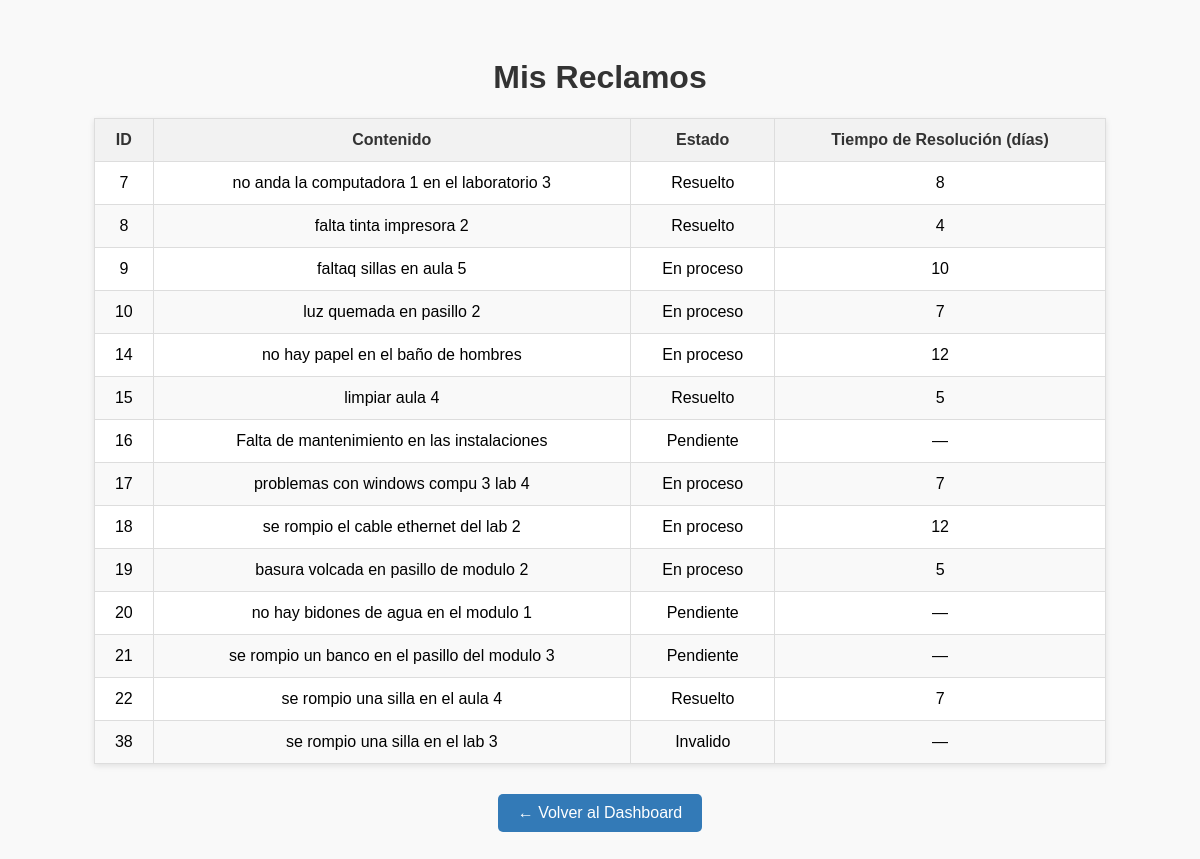
The app's page /mis_reclamos (signed in) with its own data.
### modules/modelos.py (models this page shows)
class ModeloReclamo(Base):
    __tablename__ = 'reclamos'
    id_reclamo = Column(Integer(), primary_key=True)
    id_creador = Column(Integer(), nullable=False)
    estado = Column(String(20), nullable=False)
    contenido = Column(String(1000), nullable=False)
    r_imagen = Column(String(255))
    fecha_y_hora = Column(DateTime, nullable=False, default=func.now())
    departamento = Column(String(50))
    tiempo_en_proceso = Column(Integer())

### server.py (the view)
@app.route('/mis_reclamos')
def mis_reclamos():
    if 'id' not in session:
        flash('Debes iniciar sesión primero', 'warning')
        return redirect(url_for('inicio'))
    id_usuario = session.get('id')
    try:
        reclamos = gestor_reclamos.devolver_reclamos_segun_usuario(id_usuario)
        return render_template("mis_reclamos.html", reclamos=reclamos)
    except Exception as e:
        flash('Error al listar los reclamos: ' + str(e), 'danger')
    return render_template("mis_reclamos.html")

### modules/dominio.py (called while the page is built)
    @property
    def id_reclamo(self):
        return self.__id_reclamo

    @property
    def estado(self):
        return self.__estado

    @property
    def contenido(self):
        return self.__contenido

    @property
    def tiempo_en_proceso(self):
        return self.__tiempo_en_proceso

    @id_reclamo.setter
    def id_reclamo(self, id_reclamo):
        if id_reclamo != None:
            if not isinstance(id_reclamo, int):
                raise ValueError("El id del reclamo debe ser un número entero")
            self.__id_reclamo = id_reclamo
        else:
            self.__id_reclamo = None

    @id_creador.setter
    def id_creador(self, id_creador):
        if id_creador != None:
            if not isinstance(id_creador, int):
                raise ValueError("El id del creador debe ser un número entero")
            self.__id_creador = id_creador
        else:
            self.__id_creador = None

    @estado.setter
    def estado(self, estado):
        estados_validos = ["Pendiente", "En proceso", "Resuelto", "Invalido"]
        if estado not in estados_validos:
            raise ValueError(f"Estado inválido. Debe ser uno de: {', '.join(estados_validos)}.")
        self.__estado = estado

    @fecha_y_hora.setter
    def fecha_y_hora(self, fecha_y_hora):
        if not isinstance(fecha_y_hora, datetime):
            raise ValueError("La fecha y hora debe ser un objeto datetime.")
        self.__fecha_y_hora = fecha_y_hora

    @contenido.setter
    def contenido(self, contenido):
        if not isinstance(contenido, str) or not contenido.strip():
            raise ValueError("El contenido del reclamo no puede estar vacío.")
        self.__contenido = contenido.strip()

    @departamento.setter # Esto tiene que ser de tipo Departamento en vez de str
    def departamento(self, departamento):
        if not isinstance(departamento, str) or not departamento.strip():
            raise ValueError("El departamento no puede estar vacío.")
        self.__departamento = departamento.strip().title()

    @r_imagen.setter
    def r_imagen(self, valor):
        if valor is None:
            self.__r_imagen = None
        elif isinstance(valor, str):
            self.__r_imagen = valor
        else:
            raise ValueError(f"r_imagen debe ser una cadena o None, se recibió {type(valor).__name__}")

### templates/mis_reclamos.html (shortened to what this page needs)
<!DOCTYPE html>
<html lang="es">
<head>
</head>
<body>
    <h1>Mis Reclamos</h1>
    <table>
        <thead>
            <tr>
                <th>ID</th>
                <th>Contenido</th>
                <th>Estado</th>
                <th>Tiempo de Resolución (días)</th>
            </tr>
        </thead>
        <tbody>
            {% for reclamo in reclamos %}
            <tr>
                <td>{{ reclamo.id_reclamo }}</td>
                <td>{{ reclamo.contenido }}</td>
                <td>{{ reclamo.estado }}</td>
                <td>{{ reclamo.tiempo_en_proceso or '—' }}</td>
            </tr>
            {% endfor %}
        </tbody>
    </table>
    <a href="{{ url_for('usuario_final_dashboard') }}" class="btn-volver">← Volver al Dashboard</a>
</body>
</html>

### templates/mis_reclamos.html (style rules this page uses)
body { font-family: Arial, sans-serif; padding: 30px; background-color: #f9f9f9; }
h1 { color: #333; text-align: center; }
table { width: 90%; margin: auto; border-collapse: collapse; box-shadow: 0 2px 6px rgba(0,0,0,0.1); background-color: #fff; }
th, td { padding: 12px; border: 1px solid #ddd; text-align: center; }
th { background-color: #f2f2f2; color: #333; }
tr:nth-child(even) { background-color: #f9f9f9; }
.btn-volver { display: block; margin: 30px auto; text-align: center; padding: 10px 20px; background-color: #337ab7; color: white; text-decoration: none; border-radius: 5px; width: fit-content; }

### records on screen
ModeloReclamo: id_reclamo "7", contenido "no anda la computadora 1 en el laboratorio 3", estado "Resuelto", tiempo_en_proceso "8"
ModeloReclamo: id_reclamo "8", contenido "falta tinta impresora 2", estado "Resuelto", tiempo_en_proceso "4"
ModeloReclamo: id_reclamo "9", contenido "faltaq sillas en aula 5", estado "En proceso", tiempo_en_proceso "10"
ModeloReclamo: id_reclamo "10", contenido "luz quemada en pasillo 2", estado "En proceso", tiempo_en_proceso "7"
ModeloReclamo: id_reclamo "14", contenido "no hay papel en el baño de hombres", estado "En proceso", tiempo_en_proceso "12"
ModeloReclamo: id_reclamo "15", contenido "limpiar aula 4", estado "Resuelto", tiempo_en_proceso "5"
ModeloReclamo: id_reclamo "16", contenido "Falta de mantenimiento en las instalaciones", estado "Pendiente", tiempo_en_proceso "—"
ModeloReclamo: id_reclamo "17", contenido "problemas con windows compu 3 lab 4", estado "En proceso", tiempo_en_proceso "7"
ModeloReclamo: id_reclamo "18", contenido "se rompio el cable ethernet del lab 2", estado "En proceso", tiempo_en_proceso "12"
ModeloReclamo: id_reclamo "19", contenido "basura volcada en pasillo de modulo 2", estado "En proceso", tiempo_en_proceso "5"
ModeloReclamo: id_reclamo "20", contenido "no hay bidones de agua en el modulo 1", estado "Pendiente", tiempo_en_proceso "—"
ModeloReclamo: id_reclamo "21", contenido "se rompio un banco en el pasillo del modulo 3", estado "Pendiente", tiempo_en_proceso "—"
ModeloReclamo: id_reclamo "22", contenido "se rompio una silla en el aula 4", estado "Resuelto", tiempo_en_proceso "7"
ModeloReclamo: id_reclamo "38", contenido "se rompio una silla en el lab 3", estado "Invalido", tiempo_en_proceso "—"
